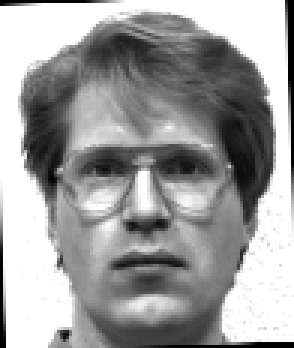
#> input picture data/train/01_01.png, 98 x 116 px (shown 3 times larger); its folder holds only this picture in this run
$ python eigenfaces.py
#> lines starting #> are read from the running program, lines starting #| are printed output that depends on the picture
### lib.py
# VARIANTS_[STUDENT, SERVER, SOLUTION]

import numpy as np
import matplotlib.pyplot as plt
import pylab
import os

'''
    This package is to be used as a library. Please do not edit.
'''

def plot_singular_values_and_energy(sv: np.ndarray, k: int):
    """
    Plot singular values and accumulated magnitude of singular values.

    Arguments:
    sv: vector containing singular values
    k: index for threshold for magnitude of

    Side Effects:
    - Opens plotting window
    """

    en_cum = sv.cumsum()

    fig = pylab.figure(figsize=(15, 8))

    fig.add_subplot(1, 2, 2)
    plt.plot(sv)
    plt.vlines(k, 0.0, max(sv), colors='r', linestyles='solid')
    plt.xlim(0, len(sv))
    plt.ylim(0.0, max(sv))
    plt.xlabel('Index of singular value')
    plt.ylabel('Magnitude singular value')

    fig.add_subplot(1, 2, 1)
    plt.plot(en_cum)
    plt.vlines(k, 0.0, max(en_cum), colors='r', linestyles='solid')
    plt.xlim(0, len(en_cum))
    plt.ylim(0.0, max(en_cum))
    plt.ylabel('Accumulated singular values')
    plt.xlabel('Number of first singular value in accumulation.')

    plt.show()


# [64 lines left out: functions visualize_eigenfaces, plot_identified_faces, not called in this run]

### eigenfaces.py
import numpy as np
import lib
import matplotlib.pyplot as plt
import glob
import matplotlib.image as mpimage
import math

####################################################################################################


def load_images(path: str) -> list:
    """
    Load all images in path

    :param path: path of directory containing image files

    :return images: list of images (each image as numpy.ndarray and dtype=float64)
    """
    # 1.1 Laden Sie für jedes Bild in dem Ordner das Bild als numpy.array und
    # speichern Sie es in einer "Datenbank" eine Liste.
    # Tipp: Mit glob.glob("data/train/*") bekommen Sie eine Liste mit allen
    # Dateien in dem angegebenen Verzeichnis.
    images = []

    files = glob.glob(path)
    for one_file in files:
        img = plt.imread(one_file)
        images.append(np.asarray(img, dtype="float64"))
    # 1.2 Geben Sie die Liste zurück
    return images

def setup_data_matrix(images: list) -> np.ndarray:
    """
    Create data matrix out of list of 2D data sets.

    :param images: list of 2D images (assumed to be all homogeneous of the same size and type np.ndarray)

    :return D: data matrix that contains the flattened images as rows
    """
    n, m = len(images), images[0].size
    matrix = np.empty((n,m))
    # 2.1 Initalisiere die Datenmatrix mit der richtigen Größe und Typ.
    # Achtung! Welche Dimension hat die Matrix?
    # 2.2 Fügen Sie die Bilder als Zeilen in die Matrix ein.
    for index in range(len(images)):
        matrix[index,:] = images[index].ravel()

    # 2.3 Geben Sie die Matrix zurück
    return matrix


def calculate_svd(D: np.ndarray) -> (np.ndarray, np.ndarray, np.ndarray):
    """
    Perform SVD analysis for given data matrix.

    :param D: data matrix of size n x m where n is the number of observations and m the number of variables

    :return eigenvec: matrix containing principal components as rows
    :return singular_values: singular values associated with eigenvectors
    :return mean_data: mean that was subtracted from data
    """
    # 3.1 Berechnen Sie den Mittelpukt der Daten
    # Tipp: Dies ist in einer Zeile möglich (np.mean, besitzt ein Argument names axis)
    mean = D.mean(axis=0)

    # 3.2 Berechnen Sie die Hauptkomponeten sowie die Singulärwerte der ZENTRIERTEN Daten.
    # Dazu können Sie numpy.linalg.svd(..., full_matrices=False) nutzen.
    u, s, vh = np.linalg.svd(D - mean, full_matrices=False)
    return vh, s, mean

    # 3.3 Geben Sie die Hauptkomponenten, die Singulärwerte sowie den Mittelpunkt der Daten zurück


def accumulated_energy(singular_values: np.ndarray, threshold: float = 0.8) -> int:
    """
    Compute index k so that threshold percent of magnitude of singular values is contained in
    first k singular vectors.

    :param singular_values: vector containing singular values
    :param threshold: threshold for determining k (default = 0.8)

    :return k: threshold index
    """
    # 4.1 Normalizieren Sie die Singulärwerte d.h. die Summe aller Singlärwerte soll 1 sein

    singular_values = singular_values / singular_values.sum()
    # 4.2 Finden Sie den index k, sodass die ersten k Singulärwerte >= dem Threshold sind.
    k = singular_values.size
    accumulated_energy = 0
    for index, value in enumerate(singular_values):
        accumulated_energy += value
        if accumulated_energy > threshold:
            k = index
            break
    # 4.3 Geben Sie k zurück
    return k

def project_faces(pcs: np.ndarray, mean_data: np.ndarray, images: list) -> np.ndarray:
    """
    Project given image set into basis.

    :param pcs: matrix containing principal components / eigenfunctions as rows
    :param images: original input images from which pcs were created
    :param mean_data: mean data that was subtracted before computation of SVD/PCA

    :return coefficients: basis function coefficients for input images, each row contains coefficients of one image
    """
    # 5.1 Initialisieren Sie die Koeffizienten für die Basis.
    basis = images - mean_data
    # Sie sollen als Zeilen in einem np.array gespeichert werden.

    # 5.1 Berechnen Sie für jedes Bild die Koeffizienten.
    # Achtung! Denkt daran, dass die Daten zentriert werden müssen.
    coefficients = basis @ pcs.T
    # 5.2 Geben Sie die Koeffizenten zurück
    return coefficients


def identify_faces(coeffs_train: np.ndarray, coeffs_test: np.ndarray) -> np.ndarray:
    """
    Perform face recognition for test images assumed to contain faces.

    For each image coefficients in the test data set the closest match in the training data set is calculated.
    The distance between images is given by the angle between their coefficient vectors.

    :param coeffs_train: coefficients for training images, each image is represented in a row
    :param coeffs_test: coefficients for test images, each image is represented in a row

    :return indices: array containing the indices of the found matches
    """

    indicies = np.zeros(coeffs_test.shape[0], dtype=int)

    for i in range(coeffs_test.shape[0]):
        smallest_angle = math.inf
        for j in range(coeffs_train.shape[0]):
            arc_angle = (coeffs_test[i, :] @ coeffs_train[j, :]) / (np.linalg.norm(coeffs_test[i, :]) * np.linalg.norm(coeffs_train[j, :]))
            current = np.arccos(arc_angle)
            if current < smallest_angle:
                smallest_angle = current
                indicies[i] = j

    return indicies
    # 8.1 Berechnen Sie für jeden Testvektor den nächsten Trainingsvektor.
    # Achtung! Die Distanzfunktion ist definiert über den Winkel zwischen den Vektoren.


if __name__ == '__main__':
    ...
    # 1. Aufgabe: Laden Sie die Trainingsbilder.
    # Implementieren Sie dazu die Funktion load_images.
    train_data = load_images('data/train/*.png')
#> in load_images, img is the input picture: shape (116, 98) float32; min 0, max 1, mean 0.622
#> train_data = 1 item

    # 2. Aufgabe: Konvertieren Sie die Bilder zu Vektoren die Sie alle übereinander speichern,
    # sodass sich eine n x m Matrix ergibt (dabei ist n die Anzahl der Bilder und m die Länge des Bildvektors).
    # Implementieren Sie dazu die Funktion setup_data_matrix.
    train_matrix = setup_data_matrix(train_data)
#> in setup_data_matrix, `n, m = len(images), images[0].size`: n = 1; m = 11368
#> the loop in setup_data_matrix, `for index in range(len(images)):` made 1 pass

    # 3. Aufgabe: Finden Sie alle Hauptkomponeten des Datensatztes.
    # Implementieren Sie dazu die Funktion calculate_svd
    component, singular_values, mean = calculate_svd(train_matrix)
#> in calculate_svd, `mean = D.mean(axis=0)`: mean = 11368 values, max 1 at index 42, min 0 at index 0, mean 0.622
#> in calculate_svd, `u, s, vh = np.linalg.svd(D - mean, full_matrices=False)`: u = [1]; s = [0]
#> singular_values = [0]
    # 4. Aufgabe: Entfernen Sie die "unwichtigsten" Basisvektoren.
    # Implementieren Sie dazu die Funktion accumulated_energy um zu wissen wie viele
    # Baisvektoren behalten werden sollen. Plotten Sie Ihr Ergebniss mittels
    # lib.plot_singular_values_and_energy
    k = accumulated_energy(singular_values)
#> in accumulated_energy, `singular_values = singular_values / singular_values.sum()`: singular_values = [nan]
#> the loop in accumulated_energy, `for index, value in enumerate(singular_values):` made 1 pass
#> after the loop in accumulated_energy, `for index, value in enumerate(singular_values):`: accumulated_energy = nan
#> k = 1
    lib.plot_singular_values_and_energy(singular_values, k)
#> in plot_singular_values_and_energy, `en_cum = sv.cumsum()`: en_cum = [0]
#> in plot_singular_values_and_energy, `plt.show()`:
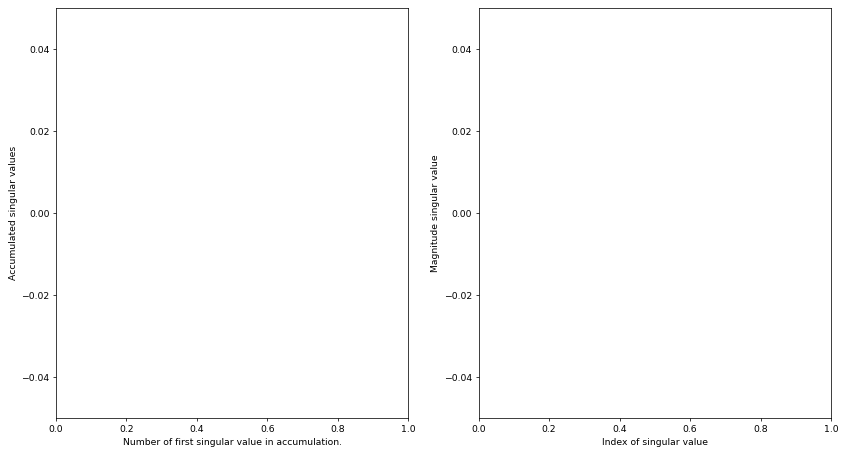
#> figure drawn by matplotlib, 2 panels

    # 5. Aufgabe: Projizieren Sie die Trainingsdaten in den gefundenen k-dimensionalen Raum,
    # indem Sie die Koeffizienten für die gefundene Basis finden.
    # Implementieren Sie dazu die Funktion project_faces
    train_Koeffizienten = project_faces(component[:k, :], mean, train_matrix)
#> train_Koeffizienten = [0]
    # 6. Aufgabe: Laden Sie die Test Bilder (load_images).
    test_data = load_images('data/test/*.png')
#> (the run stopped early here; a loop or call above may not have finished)
